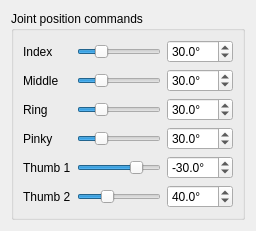
     <widget class="QWidget" name="positionCommandPage">
      <layout class="QGridLayout" name="positionCommandPageGridLayout">
       <item row="0" column="0">
        <widget class="QGroupBox" name="positionCommandsGroupBox">
         <property name="title">
          <string>Joint position commands</string>
         </property>
         <layout class="QGridLayout" name="positionCommandsGridLayout">
          <item row="3" column="1">
           <widget class="QSlider" name="pinkyPositionSlider">
            <property name="sizePolicy">
             <sizepolicy hsizetype="MinimumExpanding" vsizetype="Fixed">
              <horstretch>0</horstretch>
              <verstretch>0</verstretch>
             </sizepolicy>
            </property>
            <property name="maximum">
             <number>120</number>
            </property>
            <property name="value">
             <number>30</number>
            </property>
            <property name="orientation">
             <enum>Qt::Horizontal</enum>
            </property>
           </widget>
          </item>
          <item row="5" column="1">
           <widget class="QSlider" name="thumb2PositionSlider">
            <property name="sizePolicy">
             <sizepolicy hsizetype="MinimumExpanding" vsizetype="Fixed">
              <horstretch>0</horstretch>
              <verstretch>0</verstretch>
             </sizepolicy>
            </property>
            <property name="maximum">
             <number>120</number>
            </property>
            <property name="value">
             <number>40</number>
            </property>
            <property name="orientation">
             <enum>Qt::Horizontal</enum>
            </property>
           </widget>
          </item>
          <item row="3" column="2">
           <widget class="QDoubleSpinBox" name="pinkyPostionSpinBox">
            <property name="suffix">
             <string>°</string>
            </property>
            <property name="decimals">
             <number>1</number>
            </property>
            <property name="maximum">
             <double>120.000000000000000</double>
            </property>
            <property name="singleStep">
             <double>0.100000000000000</double>
            </property>
            <property name="value">
             <double>30.000000000000000</double>
            </property>
           </widget>
          </item>
          <item row="5" column="0">
           <widget class="QLabel" name="thumb2PositionLabel">
            <property name="text">
             <string>Thumb 2</string>
            </property>
           </widget>
          </item>
          <item row="2" column="2">
           <widget class="QDoubleSpinBox" name="ringPostionSpinBox">
            <property name="suffix">
             <string>°</string>
            </property>
            <property name="decimals">
             <number>1</number>
            </property>
            <property name="maximum">
             <double>120.000000000000000</double>
            </property>
            <property name="singleStep">
             <double>0.100000000000000</double>
            </property>
            <property name="value">
             <double>30.000000000000000</double>
            </property>
           </widget>
          </item>
          <item row="4" column="0">
           <widget class="QLabel" name="thumb1PositionLabel">
            <property name="text">
             <string>Thumb 1</string>
            </property>
           </widget>
          </item>
          <item row="5" column="2">
           <widget class="QDoubleSpinBox" name="thumb2PostionSpinBox">
            <property name="suffix">
             <string>°</string>
            </property>
            <property name="decimals">
             <number>1</number>
            </property>
            <property name="maximum">
             <double>120.000000000000000</double>
            </property>
            <property name="singleStep">
             <double>0.100000000000000</double>
            </property>
            <property name="value">
             <double>40.000000000000000</double>
            </property>
           </widget>
          </item>
          <item row="4" column="2">
           <widget class="QDoubleSpinBox" name="thumb1PostionSpinBox">
            <property name="suffix">
             <string>°</string>
            </property>
            <property name="decimals">
             <number>1</number>
            </property>
            <property name="minimum">
             <double>-120.000000000000000</double>
            </property>
            <property name="maximum">
             <double>0.000000000000000</double>
            </property>
            <property name="singleStep">
             <double>0.100000000000000</double>
            </property>
            <property name="value">
             <double>-30.000000000000000</double>
            </property>
           </widget>
          </item>
          <item row="0" column="1">
           <widget class="QSlider" name="indexPositionSlider">
            <property name="sizePolicy">
             <sizepolicy hsizetype="MinimumExpanding" vsizetype="Fixed">
              <horstretch>0</horstretch>
              <verstretch>0</verstretch>
             </sizepolicy>
            </property>
            <property name="maximum">
             <number>120</number>
            </property>
            <property name="value">
             <number>30</number>
            </property>
            <property name="orientation">
             <enum>Qt::Horizontal</enum>
            </property>
           </widget>
          </item>
          <item row="2" column="0">
           <widget class="QLabel" name="ringPositionLabel">
            <property name="text">
             <string>Ring</string>
            </property>
           </widget>
          </item>
          <item row="3" column="0">
           <widget class="QLabel" name="pinkyPositionLabel">
            <property name="text">
             <string>Pinky</string>
            </property>
           </widget>
          </item>
          <item row="1" column="1">
           <widget class="QSlider" name="middlePositionSlider">
            <property name="sizePolicy">
             <sizepolicy hsizetype="MinimumExpanding" vsizetype="Fixed">
              <horstretch>0</horstretch>
              <verstretch>0</verstretch>
             </sizepolicy>
            </property>
            <property name="maximum">
             <number>120</number>
            </property>
            <property name="value">
             <number>30</number>
            </property>
            <property name="orientation">
             <enum>Qt::Horizontal</enum>
            </property>
           </widget>
          </item>
          <item row="2" column="1">
           <widget class="QSlider" name="ringPositionSlider">
            <property name="sizePolicy">
             <sizepolicy hsizetype="MinimumExpanding" vsizetype="Fixed">
              <horstretch>0</horstretch>
              <verstretch>0</verstretch>
             </sizepolicy>
            </property>
            <property name="maximum">
             <number>120</number>
            </property>
            <property name="value">
             <number>30</number>
            </property>
            <property name="orientation">
             <enum>Qt::Horizontal</enum>
            </property>
           </widget>
          </item>
          <item row="1" column="2">
           <widget class="QDoubleSpinBox" name="middlePostionSpinBox">
            <property name="suffix">
             <string>°</string>
            </property>
            <property name="decimals">
             <number>1</number>
            </property>
            <property name="maximum">
             <double>120.000000000000000</double>
            </property>
            <property name="singleStep">
             <double>0.100000000000000</double>
            </property>
            <property name="value">
             <double>30.000000000000000</double>
            </property>
           </widget>
          </item>
          <item row="0" column="0">
           <widget class="QLabel" name="indexPositionLabel">
            <property name="text">
             <string>Index</string>
            </property>
           </widget>
          </item>
          <item row="0" column="2">
           <widget class="QDoubleSpinBox" name="indexPostionSpinBox">
            <property name="suffix">
             <string>°</string>
            </property>
            <property name="decimals">
             <number>1</number>
            </property>
            <property name="maximum">
             <double>120.000000000000000</double>
            </property>
            <property name="singleStep">
             <double>0.100000000000000</double>
            </property>
            <property name="value">
             <double>30.000000000000000</double>
            </property>
           </widget>
          </item>
          <item row="4" column="1">
           <widget class="QSlider" name="thumb1PositionSlider">
            <property name="sizePolicy">
             <sizepolicy hsizetype="MinimumExpanding" vsizetype="Fixed">
              <horstretch>0</horstretch>
              <verstretch>0</verstretch>
             </sizepolicy>
            </property>
            <property name="minimum">
             <number>-120</number>
            </property>
            <property name="maximum">
             <number>0</number>
            </property>
            <property name="value">
             <number>-30</number>
            </property>
            <property name="orientation">
             <enum>Qt::Horizontal</enum>
            </property>
           </widget>
          </item>
          <item row="1" column="0">
           <widget class="QLabel" name="middlePositionLabel">
            <property name="text">
             <string>Middle</string>
            </property>
           </widget>
          </item>
         </layout>
        </widget>
       </item>
      </layout>
     </widget>
